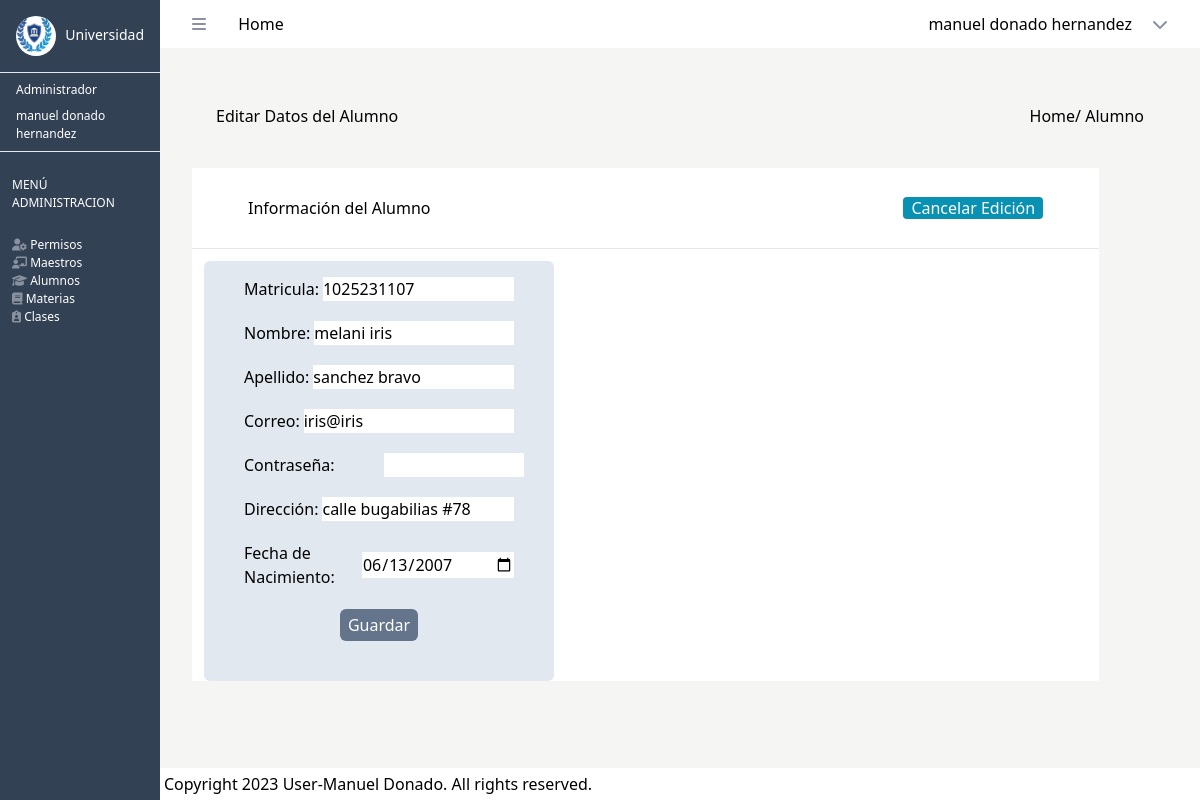
Screenshot of /edit_alumno?id_alumno=17 (signed in) with the database file from the repository.
### tables this page shows
CREATE TABLE `usuarios` (
  `id_usuario` int(10) NOT NULL,
  `matricula` bigint(10) DEFAULT NULL,
  `correo` varchar(255) DEFAULT NULL,
  `password` varchar(255) DEFAULT NULL,
  `nombre` varchar(255) DEFAULT NULL,
  `apellido` varchar(255) DEFAULT NULL,
  `direccion` varchar(255) DEFAULT NULL,
  `fecha_nacimiento` date DEFAULT NULL,
  `estatus` int(10) DEFAULT NULL,
  `id_rol` int(10) DEFAULT NULL
);

### src/Controllers/AlumnoController.php (called while the page is built, shortened)
<?php
require_once($_SERVER["DOCUMENT_ROOT"] . "/src/Models/Alumnos.php");
class AlumnoController
{
    public function editAlumno($id)
    {
        $alu = new Alumno();
        $alumno = $alu->findAlumno($id);
        include $_SERVER["DOCUMENT_ROOT"] . "/src/views/admin/update_alumnos.php";
    }
}
?>

### src/Models/Alumnos.php (called while the page is built, shortened)
<?php
class Alumno {
    public static function findAlumno($id)
    {
        $db = new Database();
        $connection = $db->connect();
        $res = $connection->query("SELECT * FROM usuarios WHERE id_usuario = '$id';");
        $data = $res->fetch(PDO::FETCH_ASSOC);
        return $data;
    }
}
?>

### src/views/admin/update_alumnos.php (the view, shortened to what this page needs)
<?php
$user = $_SESSION["user"];
?>
<!DOCTYPE html>
<html lang="en">
<head>
    <link href="/dist/output.css" rel="stylesheet">
</head>
<body>
    <div class="bg-slate-700 h-screen w-20 lg:w-40 fixed">
        <div class="flex justify-between border-b-white">
            <div>
                <img class="bg-white rounded-full h-10 w-10 m-4 " src="/src/images/inicio.png" alt="">
            </div>
            <div>
                <h3 class="text-white text-[14px] m-4 my-6">Universidad </h3>
            </div>
        </div>
        <hr>
        <div>
            <h2 class="text-white mx-4 text-[12px] m-2"> <?php echo $user['nombre_rol'];  ?> </h2>
            <h3 class="text-white mx-4 text-[12px] m-2"> <?php echo $user['nombre'] . " " . $user['apellido'];  ?> </h3>
        </div>
        <hr>
        <?php
        if ($user['id_rol'] === 1) { ?>
            <div>
                <div class=" flex justify-center text-[12px] text-white  m-3 my-6">
                    MENÚ ADMINISTRACION
                </div>
                <div class="flex flex-col m-3 text-[12px] text-white ">
                    <a href="/view_permisos"> <i class="fa-solid fa-user-gear" style="color: #89919f;"></i> Permisos </a>
                    <a href="/view_maestros"> <i class="fa-solid fa-chalkboard-user" style="color: #89919f;"></i> Maestros</a>
                    <a href="/view_alumnos"> <i class="fa-solid fa-graduation-cap" style="color: #89919f;"></i> Alumnos </a>
                    <a href="/view_materias"> <i class="fa-solid fa-book" style="color: #89919f;"></i> Materias</a>
                    <a href="/view_clases"> <i class="fa-solid fa-clipboard-user" style="color: #89919f;"></i> Clases </a>
                </div>
            </div>
        <?php }  ?>
    </div>
    <div class="flex flex-col h-screen w-full pl-20 lg:pl-40">
        <header class="bg-white p-3">
            <div class="flex justify-between mx-5">
                <div>
                    <i class="fa-solid fa-bars mr-7" style="color: #89919f;"></i> Home
                </div>
                <div class="relative inline-block text-left " id="userDropdown">
                    <div onclick="toggleDropdown()" class="cursor-pointer flex items-center">
                        <p class="mx-5 text-[16px]"> <?php echo $user['nombre'] . " " . $user['apellido'];  ?> </p>
                        <i class="fa-solid fa-chevron-down" style="color: #89919f;"></i>
                    </div>
                </div>
            </div>
        </header>
        <div class="bg-stone-100 flex-grow p-4">
            <div class="flex flex-row justify-between m-10">
                <div>
                    <p>Editar Datos del Alumno</p>
                </div>
                <div class="flex flex-row">
                    <a href="/src/views/dashboard.php">Home</a>
                    <p>/ Alumno</p>
                </div>
            </div>
            <div class="w-[90%] bg-white m-4 ">
                <div>
                    <div class="flex flex-row justify-between mx-5 p-3">
                        <div class="mx-6 my-4">
                            <p> Información del Alumno</p>
                        </div>
                        <div class="mx-6 my-4">
                        <a href="/view_alumnos" class="bg-cyan-600  text-white px-2 rounded " > Cancelar Edición</a>
                        </div>
                    </div>
                    <hr>
                    <div class="w-[97%] h-[50%] m-3">
                    <form action="/update_alumno" method="post" class="w-[350px] flex flex-col rounded-md py-4 gap-5 bg-slate-200">
                            <div class="flex gap-1 flex-row  items-center justify-between mx-10">
                                <label for="">Matricula:</label>
                                <input type="text" name="matricula" class="w-[80%] " value="<?php echo $alumno['matricula'] ?>">
                            </div>
                            <div class="flex gap-1 flex-row  items-center justify-between mx-10">
                                <label for="">Nombre:</label>
                                <input type="text" name="nombre" class="w-[80%] " value="<?php echo $alumno['nombre'] ?>">
                            </div>
                            <div class="flex gap-1 flex-row  items-center justify-between mx-10">
                                <label for="">Apellido:</label>
                                <input type="text" name="apellido" class="w-[80%]" value="<?php echo $alumno['apellido'] ?>">
                            </div>
                            <div class="flex gap-1 flex-row  items-center justify-between mx-10">
                                <label for="">Correo:</label>
                                <input type="text" name="correo" class="w-[80%]" value="<?php echo $alumno['correo'] ?>">
                            </div>
                            <div class="flex gap-1 flex-row  items-center justify-between mx-10 w-[80%]" >
                                <label for="">Contraseña:</label>
                                <input type="password" name="password" class="w-[50%]">
                            </div>
                            <div class="flex gap-1 flex-row  items-center justify-between mx-10">
                                <label for="">Dirección:</label>
                                <input type="text" name="direccion" class="w-[80%]" value="<?php echo $alumno['direccion'] ?>"> </input>
                            </div>
                            <div class="flex gap-1 flex-row  items-center justify-between mx-10">
                                <label for="">Fecha de Nacimiento:</label>
                                <input type="date" name="fecha_nacimiento" class="w-[80%]" value="<?php echo $alumno['fecha_nacimiento'] ?>"> </input>
                            </div>
                            <div class="self-center">
                                <button type="submit" class="px-2 py-1 rounded-md text-white mb-6 inline-block hover:text-black bg-slate-500">Guardar</button>
                            </div>
                        </form>
                    </div>
                </div>
            </div>
        </div>
        <footer class="bg-white p-1 w-full">
            <p> Copyright 2023 User-Manuel Donado. All rights reserved. </p>
        </footer>
    </div>
</body>
</html>

### rows the page displays
usuarios: matricula "1025231107", nombre "melani iris", apellido "sanchez bravo", correo "iris@iris", direccion "calle bugabilias #78", fecha_nacimiento "06/13/2007"

### other values shown
$user['nombre_rol'] "Administrador"
$user['nombre'] "manuel"
$user['apellido'] "donado hernandez"
